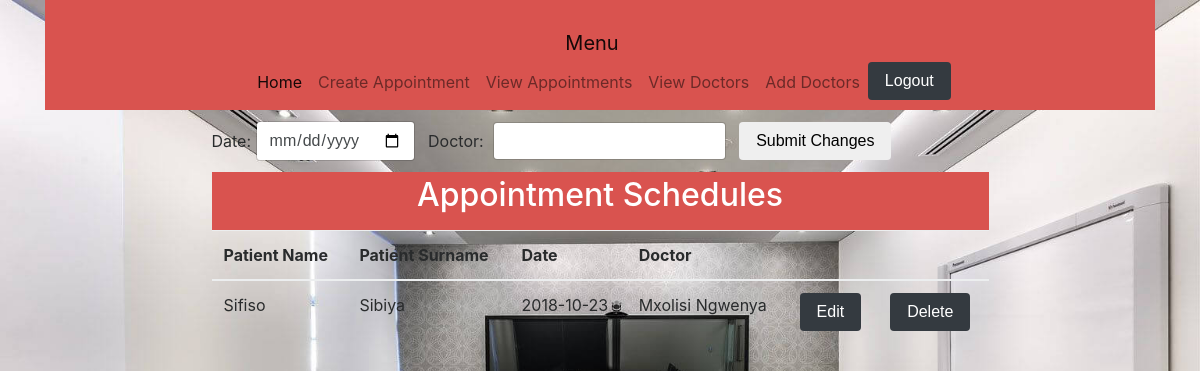
/appointment.php, run on an earlier commit of the app's database.
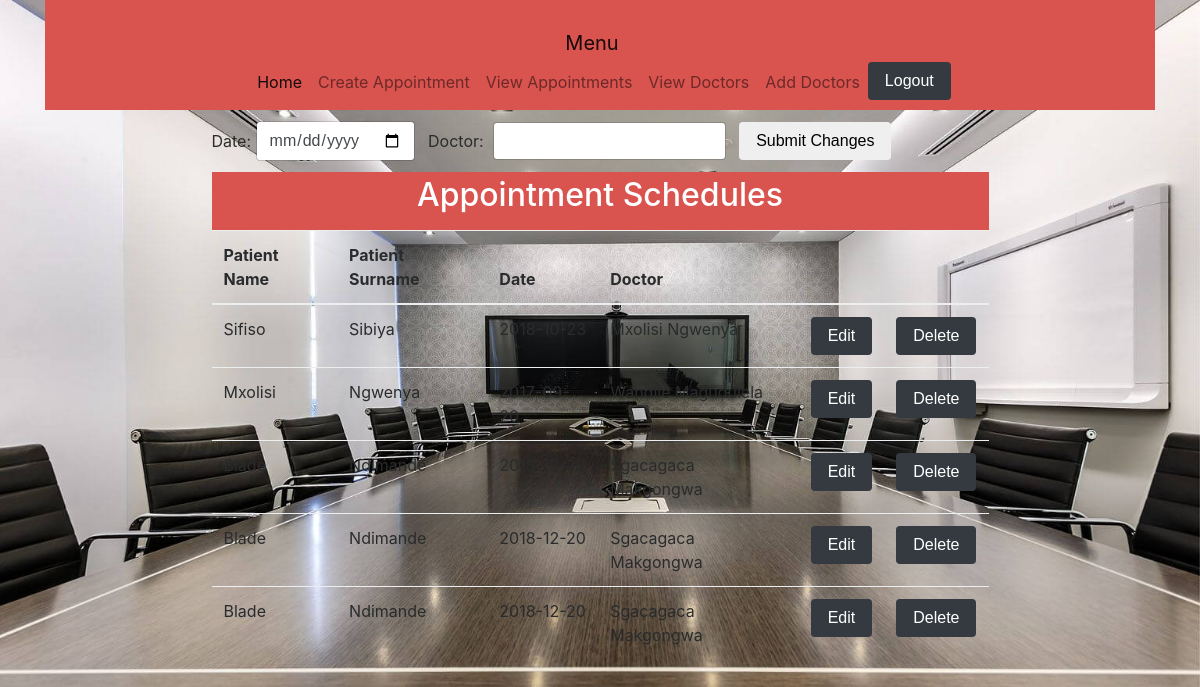
And on a later commit of the database.
### tables this page shows
CREATE TABLE `appointment` (
  `id` int(11) NOT NULL,
  `p_name` text NOT NULL,
  `p_surname` text NOT NULL,
  `date` date NOT NULL,
  `doc_name` text NOT NULL,
  `person_id` int(11) NOT NULL
);

### appointment.php (the view, shortened to what this page needs)
<?php
	include "connect.php";
?>
<!DOCTYPE html>
<html>
<head>
	<link rel="stylesheet" href="https://maxcdn.bootstrapcdn.com/bootstrap/4.0.0-alpha.6/css/bootstrap.min.css">
<link href="css/bootstrap/bootstrap.css" rel="stylesheet" type="text/css" media="screen">
<link href="css/bootstrap/bootstrap-grid.css" rel="stylesheet" type="text/css" media="screen">
<link rel="stylesheet" type="text/css" href="css/index.css" media="screen">
<link href="css/bootstrap/bootstrap-reboot.css" rel="stylesheet" type="text/css" media="screen">
</head>
<body>
	<div class="container">
		<nav class="navbar navbar-expand-lg navbar-light bg-danger">
  <a class="navbar-brand" href="#">Menu</a>
  <div class="collapse navbar-collapse" id="navbarSupportedContent">
    <ul class="navbar-nav mr-auto">
      <li class="nav-item active">
        <a class="nav-link" href="#">Home<span class="sr-only">(current)</span></a>
      </li>
      <li class="nav-item">
        <a class="nav-link" href="home.php">Create Appointment</a>
      </li>
      <li class="nav-item">
        <a class="nav-link" href="appointment.php">View Appointments</a>
      </li>
			<li class="nav-item">
        <a class="nav-link" href="doctors.php">View Doctors</a>
      </li>
			<li class="nav-item">
        <a class="nav-link" href="adoctor.php">Add Doctors</a>
      </li>
      <li class="nav-item">
        <form nethod="post" action="logout.php">
        	<button class="btn btn-dark" type="submit">Logout</button>
        </form>
      </li>
    </ul>
  </div>
</nav>
 <div class="panel">
 		<?php
 		$id = 1;
 			$qry = "SELECT * FROM appointment WHERE id =".$id;
 			$result = $connect->query($qry);
 			$row = mysqli_fetch_array($result);
 		?>
 		<div class="edit-form">
 				<form class="form-inline" action="appointment.php?delete=1&id=<?php echo $row['id'];?>" method="post">
  			<div class="form-group">
     			<label for="date">Date:&nbsp; </label>
    			<input type="date" class="form-control" value="<?php echo $row['date']  ?>" id="date" name="date">
  			</div>&nbsp;&nbsp;&nbsp;
  			<div class="form-group">
			    <label for="newDoc">Doctor: &nbsp;</label>
			    <input type="text" value="<?php echo $row['doc_name']?>" class="form-control" id="newDoc" name="newDoc">
  			</div>&nbsp;&nbsp;&nbsp;
      			<button type="submit" class="btn btn-default" name="update">Submit Changes</button>
		</form>
 		</div>
 	<div class="panel-heading btn-danger">
 		<h1 id="header-text">Appointment Schedules</h1>
 	</div>
 	<div class="panel-body">
 		<table class="table table-hover">
    <thead>
      <tr>
        <th>Patient Name</th>
        <th>Patient Surname</th>
        <th>Date</th>
        <th>Doctor</th>
        <th>&nbsp;</th>
        <th>&nbsp;</th>
      </tr>
    </thead>
    <tbody>
    <?php
    	 $sql = "SELECT * FROM appointment";
    	  $result = $connect->query($sql);
    	 if (! $result){
   				throw new My_Db_Exception('Database error: ' . mysql_error());
		}else{
	    	 while ($row = $result->fetch_assoc()) {
	    	 		?>
						<tr>
	        				<td><?php  echo $row["p_name"]?></td>
	        				<td><?php  echo $row["p_surname"]?></td>
	        				<td><?php  echo $row["date"]?></td>
									<td><?php  echo $row["doc_name"]?></td>
	        				<td><a href="appointment.php?update=1&id=<?php echo $row['id'];?>"><button class="btn btn-dark" name="ed">Edit</button></a></td>
                  <form action="appointment.php?delete=1&id=<?php echo $row['id'];?>" method="POST">
	        			<td>
							<button class="btn btn-dark" name="delete" type="submit">Delete</button>
						</td>
                  </form>
	      				</tr>
	    	 		<?php
	    	 }
    	 }
     ?>
    </tbody>
  </table>
 	</div>
 </div>
</div>
</body>
</html>

### css/index.css (style rules this page uses)
body { background-image: url('../images/bg.jpg'); background-repeat: no-repeat; background-size: cover; }
.panel { width: 70%; margin-left: 15%; margin-right: 15%; }
.panel-heading { margin-top: 10px; text-align: center; padding-bottom: 10px; padding-top: 5px; }
.edit-form { margin-top: 11px; margin-bottom: 11px; }

What changed in the data, as far as the page shows it:
added appointment: p_name "Mxolisi", p_surname "Ngwenya", date "2017-09-20", doc_name "Wandile Magudulela"
added appointment: p_surname "Ndimande", date "2018-12-20", doc_name "Sgacagaca Makgongwa"
added appointment: p_name "Blade", p_surname "Ndimande", date "2018-12-20", doc_name "Sgacagaca Makgongwa"
added appointment: p_name "Blade", p_surname "Ndimande", date "2018-12-20", doc_name "Sgacagaca Makgongwa"
